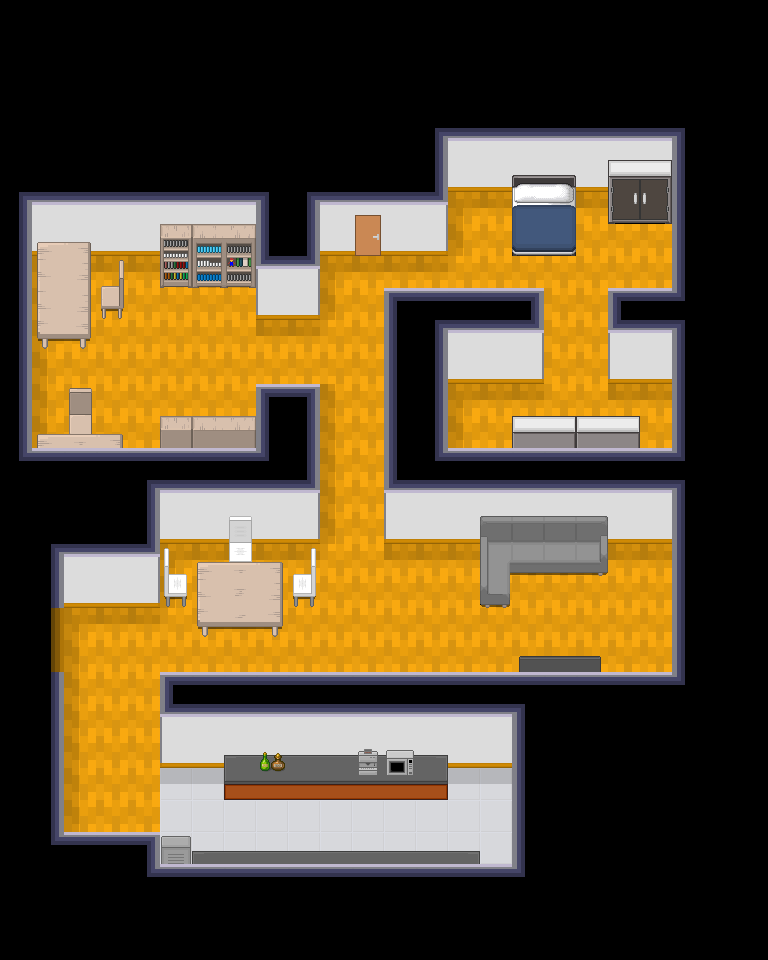

The image is a tile-based game level rendered from a .tmx file. Its description and source (layers, tilesets, objects; grid data summarised) follow:
An orthogonal 24x30 tile map with 32x32 px tiles, 5 tile layers (ground, objects, objectsOver, middleGround, ...), 4 tilesets and 95 objects (noe_notebook, albert_notebook, fridge, coffee_machine, microwave, ...).

<map version="1.4" tiledversion="1.4.1" orientation="orthogonal" renderorder="right-down" width="24" height="30" tilewidth="32" tileheight="32" infinite="0" nextlayerid="9" nextobjectid="37">
 <editorsettings>
  <export target="home.json" format="json" />
 </editorsettings>
 <tileset firstgid="1" name="room" tilewidth="32" tileheight="32" tilecount="286" columns="11">
  <image source="room.png" width="352" height="832" />
  <tile id="4">
   <objectgroup draworder="index" id="2">
    <object id="1" x="-0.131568" y="0.263182" width="32" height="32" />
   </objectgroup>
  </tile>
  <tile id="5">
   <objectgroup draworder="index" id="2">
    <object id="1" x="-0.131568" y="0.263182" width="32" height="32" />
   </objectgroup>
  </tile>
  <tile id="6">
   <objectgroup draworder="index" id="2">
    <object id="1" x="-0.131568" y="0.263182" width="32" height="32" />
   </objectgroup>
  </tile>
  <tile id="7">
   <objectgroup draworder="index" id="2">
    <object id="1" x="-0.131568" y="0.263182" width="32" height="32" />
   </objectgroup>
  </tile>
  <tile id="14">
   <objectgroup draworder="index" id="2">
    <object id="1" x="-0.131568" y="0.263182" width="32" height="32" />
   </objectgroup>
  </tile>
  <tile id="15">
   <objectgroup draworder="index" id="2">
    <object id="1" x="-0.131568" y="0.263182" width="32" height="32" />
   </objectgroup>
  </tile>
  <tile id="16">
   <objectgroup draworder="index" id="2">
    <object id="1" x="-0.131568" y="0.263182" width="32" height="32" />
   </objectgroup>
  </tile>
  <tile id="17">
   <objectgroup draworder="index" id="2">
    <object id="1" x="-0.131568" y="0.263182" width="32" height="32" />
   </objectgroup>
  </tile>
  <tile id="18">
   <objectgroup draworder="index" id="2">
    <object id="1" x="-0.131568" y="0.263182" width="32" height="32" />
   </objectgroup>
  </tile>
  <tile id="19">
   <objectgroup draworder="index" id="2">
    <object id="1" x="-0.131568" y="0.263182" width="32" height="32" />
   </objectgroup>
  </tile>
  <tile id="22">
   <objectgroup draworder="index" id="2">
    <object id="1" x="-0.131568" y="0.263182" width="32" height="32" />
   </objectgroup>
  </tile>
  <tile id="23">
   <objectgroup draworder="index" id="2">
    <object id="1" x="-0.131568" y="0.263182" width="32" height="32" />
   </objectgroup>
  </tile>
  <tile id="24">
   <objectgroup draworder="index" id="2">
    <object id="1" x="-0.131568" y="0.263182" width="32" height="32" />
   </objectgroup>
  </tile>
  <tile id="25">
   <objectgroup draworder="index" id="2">
    <object id="1" x="-0.131568" y="0.263182" width="32" height="32" />
   </objectgroup>
  </tile>
  <tile id="26">
   <objectgroup draworder="index" id="2">
    <object id="1" x="-0.131568" y="0.263182" width="32" height="32" />
   </objectgroup>
  </tile>
  <tile id="27">
   <properties>
    <property name="collides" type="bool" value="true" />
   </properties>
   <objectgroup draworder="index" id="2">
    <object id="1" x="-0.131568" y="0.263182" width="32" height="32" />
   </objectgroup>
  </tile>
  <tile id="28">
   <objectgroup draworder="index" id="2">
    <object id="1" x="-0.131568" y="0.263182" width="32" height="32" />
   </objectgroup>
  </tile>
  <tile id="29">
   <objectgroup draworder="index" id="2">
    <object id="1" x="-0.131568" y="0.263182" width="32" height="32" />
   </objectgroup>
  </tile>
  <tile id="33">
   <objectgroup draworder="index" id="2">
    <object id="1" x="-0.131568" y="0.263182" width="32" height="32" />
   </objectgroup>
  </tile>
  <tile id="34">
   <objectgroup draworder="index" id="2">
    <object id="1" x="-0.131568" y="0.263182" width="32" height="32" />
   </objectgroup>
  </tile>
  <tile id="35">
   <objectgroup draworder="index" id="2">
    <object id="1" x="-0.131568" y="0.263182" width="32" height="32" />
   </objectgroup>
  </tile>
  <tile id="36">
   <objectgroup draworder="index" id="2">
    <object id="1" x="-0.131568" y="0.263182" width="32" height="32" />
   </objectgroup>
  </tile>
  <tile id="37">
   <objectgroup draworder="index" id="2">
    <object id="1" x="-0.131568" y="0.263182" width="32" height="32" />
   </objectgroup>
  </tile>
  <tile id="40">
   <objectgroup draworder="index" id="2">
    <object id="1" x="-0.131568" y="0.263182" width="32" height="32" />
   </objectgroup>
  </tile>
  <tile id="44">
   <objectgroup draworder="index" id="2">
    <object id="1" x="-0.131568" y="0.263182" width="32" height="32" />
   </objectgroup>
  </tile>
  <tile id="47">
   <objectgroup draworder="index" id="2">
    <object id="1" x="-0.131568" y="0.263182" width="32" height="32" />
    <object id="2" x="-0.131568" y="0.263182" width="32" height="32" />
   </objectgroup>
  </tile>
  <tile id="48">
   <objectgroup draworder="index" id="2">
    <object id="1" x="-0.131568" y="0.263182" width="32" height="32" />
   </objectgroup>
  </tile>
  <tile id="51">
   <objectgroup draworder="index" id="2">
    <object id="1" x="-0.131568" y="0.263182" width="32" height="32" />
   </objectgroup>
  </tile>
  <tile id="53">
   <objectgroup draworder="index" id="2">
    <object id="1" x="-0.131568" y="0.263182" width="32" height="32" />
   </objectgroup>
  </tile>
  <tile id="54">
   <objectgroup draworder="index" id="2">
    <object id="1" x="-0.131568" y="0.263182" width="32" height="32" />
   </objectgroup>
  </tile>
  <tile id="55">
   <objectgroup draworder="index" id="2">
    <object id="1" x="-0.131568" y="0.263182" width="32" height="32" />
   </objectgroup>
  </tile>
  <tile id="59">
   <objectgroup draworder="index" id="2">
    <object id="1" x="-0.131568" y="0.263182" width="32" height="32" />
   </objectgroup>
  </tile>
  <tile id="62">
   <objectgroup draworder="index" id="2">
    <object id="1" x="-0.131568" y="0.263182" width="32" height="32" />
   </objectgroup>
  </tile>
  <tile id="77">
   <objectgroup draworder="index" id="2">
    <object id="1" x="0.973684" y="1.36842" width="32" height="32" />
   </objectgroup>
  </tile>
  <tile id="78">
   <objectgroup draworder="index" id="2">
    <object id="1" x="0.973684" y="1.36842" width="32" height="32" />
   </objectgroup>
  </tile>
  <tile id="79">
   <objectgroup draworder="index" id="2">
    <object id="1" x="-0.131568" y="0.263182" width="32" height="32" />
   </objectgroup>
  </tile>
  <tile id="80">
   <objectgroup draworder="index" id="2">
    <object id="1" x="-0.131568" y="0.263182" width="32" height="32" />
   </objectgroup>
  </tile>
  <tile id="81">
   <objectgroup draworder="index" id="2">
    <object id="1" x="-0.131568" y="0.263182" width="32" height="32" />
   </objectgroup>
  </tile>
  <tile id="82">
   <objectgroup draworder="index" id="2">
    <object id="1" x="-0.131568" y="0.263182" width="32" height="32" />
   </objectgroup>
  </tile>
  <tile id="83">
   <objectgroup draworder="index" id="2">
    <object id="1" x="-0.131568" y="0.263182" width="32" height="32" />
   </objectgroup>
  </tile>
  <tile id="84">
   <objectgroup draworder="index" id="2">
    <object id="1" x="-0.131568" y="0.263182" width="32" height="32" />
   </objectgroup>
  </tile>
  <tile id="90">
   <objectgroup draworder="index" id="2">
    <object id="1" x="-0.131568" y="0.263182" width="32" height="32" />
   </objectgroup>
  </tile>
  <tile id="91">
   <objectgroup draworder="index" id="2">
    <object id="1" x="-0.131568" y="0.263182" width="32" height="32" />
   </objectgroup>
  </tile>
  <tile id="103">
   <objectgroup draworder="index" id="2">
    <object id="1" x="-0.131568" y="0.263182" width="32" height="32" />
   </objectgroup>
  </tile>
  <tile id="104">
   <objectgroup draworder="index" id="2">
    <object id="1" x="-0.131568" y="0.263182" width="32" height="32" />
   </objectgroup>
  </tile>
  <tile id="105">
   <objectgroup draworder="index" id="2">
    <object id="1" x="0.75" y="1.25" width="32" height="32" />
   </objectgroup>
  </tile>
  <tile id="106">
   <objectgroup draworder="index" id="2">
    <object id="1" x="0.75" y="1.25" width="32" height="32" />
   </objectgroup>
  </tile>
  <tile id="110">
   <objectgroup draworder="index" id="2">
    <object id="1" x="9.74343" y="0.263182" width="22.125" height="32" />
   </objectgroup>
  </tile>
  <tile id="111">
   <objectgroup draworder="index" id="2">
    <object id="1" x="-0.131568" y="0.263182" width="32" height="32" />
   </objectgroup>
  </tile>
  <tile id="112">
   <objectgroup draworder="index" id="2">
    <object id="1" x="-0.131568" y="0.263182" width="11.875" height="32" />
   </objectgroup>
  </tile>
  <tile id="121">
   <objectgroup draworder="index" id="2">
    <object id="1" x="-0.131568" y="0.263182" width="32" height="32" />
   </objectgroup>
  </tile>
  <tile id="122">
   <objectgroup draworder="index" id="2">
    <object id="1" x="-0.131568" y="0.263182" width="32" height="32" />
   </objectgroup>
  </tile>
  <tile id="123">
   <objectgroup draworder="index" id="2">
    <object id="1" x="-0.131568" y="0.263182" width="32" height="32" />
   </objectgroup>
  </tile>
  <tile id="124">
   <objectgroup draworder="index" id="2">
    <object id="1" x="5.5048" y="0.263182" width="21.4545" height="19.7273" />
   </objectgroup>
  </tile>
  <tile id="125">
   <objectgroup draworder="index" id="2">
    <object id="1" x="5.5048" y="0.263182" width="21.4545" height="19.7273" />
   </objectgroup>
  </tile>
  <tile id="126">
   <objectgroup draworder="index" id="2">
    <object id="1" x="-0.131568" y="0.263182" width="32" height="32" />
   </objectgroup>
  </tile>
  <tile id="127">
   <objectgroup draworder="index" id="2">
    <object id="1" x="-0.131568" y="0.263182" width="32" height="32" />
   </objectgroup>
  </tile>
  <tile id="128">
   <objectgroup draworder="index" id="2">
    <object id="1" x="-0.131568" y="0.263182" width="32" height="32" />
   </objectgroup>
  </tile>
  <tile id="137">
   <objectgroup draworder="index" id="2">
    <object id="1" x="-0.131568" y="0.263182" width="32" height="32" />
   </objectgroup>
  </tile>
  <tile id="143">
   <objectgroup draworder="index" id="2">
    <object id="1" x="-0.131568" y="0.263182" width="32" height="32" />
   </objectgroup>
  </tile>
  <tile id="144">
   <objectgroup draworder="index" id="2">
    <object id="1" x="-0.131568" y="0.263182" width="32" height="32" />
   </objectgroup>
  </tile>
  <tile id="145">
   <objectgroup draworder="index" id="2">
    <object id="1" x="-0.131568" y="0.263182" width="32" height="32" />
   </objectgroup>
  </tile>
  <tile id="154">
   <objectgroup draworder="index" id="2">
    <object id="1" x="-0.131568" y="0.263182" width="32" height="32" />
   </objectgroup>
  </tile>
  <tile id="155">
   <objectgroup draworder="index" id="2">
    <object id="1" x="-0.131568" y="0.263182" width="32" height="32" />
   </objectgroup>
  </tile>
  <tile id="156">
   <objectgroup draworder="index" id="2">
    <object id="1" x="-0.131568" y="0.263182" width="32" height="32" />
   </objectgroup>
  </tile>
  <tile id="157">
   <objectgroup draworder="index" id="2">
    <object id="1" x="-0.131568" y="0.263182" width="32" height="32" />
   </objectgroup>
  </tile>
  <tile id="158">
   <objectgroup draworder="index" id="2">
    <object id="1" x="1.45455" y="1.63636" width="32" height="32" />
   </objectgroup>
  </tile>
  <tile id="159">
   <objectgroup draworder="index" id="2">
    <object id="1" x="-0.131568" y="0.263182" width="32" height="32" />
   </objectgroup>
  </tile>
  <tile id="176">
   <objectgroup draworder="index" id="2">
    <object id="1" x="-0.131568" y="0.263182" width="32" height="32" />
   </objectgroup>
  </tile>
  <tile id="177">
   <objectgroup draworder="index" id="2">
    <object id="1" x="-0.131568" y="0.263182" width="32" height="32" />
   </objectgroup>
  </tile>
  <tile id="178">
   <objectgroup draworder="index" id="2">
    <object id="1" x="-0.131568" y="0.263182" width="32" height="32" />
   </objectgroup>
  </tile>
  <tile id="181">
   <objectgroup draworder="index" id="3">
    <object id="2" x="-0.131568" y="0.263182" width="32" height="32" />
   </objectgroup>
  </tile>
  <tile id="278">
   <objectgroup draworder="index" id="2">
    <object id="1" x="-0.131568" y="0.263182" width="32" height="32" />
   </objectgroup>
  </tile>
 </tileset>
 <tileset firstgid="287" name="albert" tilewidth="32" tileheight="64" tilecount="12" columns="3">
  <image source="../sprites/albert.png" width="96" height="256" />
 </tileset>
 <tileset firstgid="299" name="noe" tilewidth="32" tileheight="64" tilecount="12" columns="3">
  <image source="../sprites/noe.png" width="96" height="256" />
 </tileset>
 <tileset firstgid="311" name="cobi" tilewidth="32" tileheight="32" tilecount="12" columns="3">
  <image source="../sprites/cobi.png" width="96" height="128" />
 </tileset>
 <layer id="1" name="ground" width="24" height="30">
  <data>[720 cells, 707 non-empty, 45 distinct tile ids]</data>
 </layer>
 <layer id="4" name="objects" width="24" height="30">
  <data>[720 cells, 73 non-empty, 32 distinct tile ids]</data>
 </layer>
 <layer id="8" name="objectsOver" width="24" height="30">
  <data>[720 cells, 6 non-empty, 6 distinct tile ids]</data>
 </layer>
 <objectgroup id="6" name="dynamicObjects">
  <object id="29" name="noe_notebook" gid="152" x="60.045" y="307.5" width="32" height="32" />
  <object id="30" name="albert_notebook" gid="151" x="66.091" y="460.818" width="32" height="32" />
 </objectgroup>
 <objectgroup id="2" name="actions">
  <object id="20" name="action" type="fridge" x="159.333" y="836.667" width="32" height="80">
   <properties>
    <property name="action" value="fridge" />
   </properties>
  </object>
  <object id="18" name="action" type="coffee_machine" x="352" y="736" width="25" height="80">
   <properties>
    <property name="action" value="coffee_machine" />
   </properties>
  </object>
  <object id="19" name="action" type="microwave" x="391.667" y="736" width="23" height="80">
   <properties>
    <property name="action" value="microwave" />
   </properties>
  </object>
  <object id="23" name="action" type="door" x="0" y="608" width="80" height="64">
   <properties>
    <property name="action" value="door" />
   </properties>
  </object>
  <object id="16" name="action" type="couch" x="515.333" y="502" width="80" height="96">
   <properties>
    <property name="action" value="couch" />
   </properties>
  </object>
  <object id="17" name="action" type="tv" x="527.333" y="670" width="64" height="80">
   <properties>
    <property name="action" value="tv" />
   </properties>
  </object>
  <object id="28" name="action" type="shelves_4" x="208" y="440" width="48" height="80">
   <properties>
    <property name="action" value="shelves_4" />
   </properties>
  </object>
  <object id="27" name="action" type="shelves_3" x="159.333" y="440" width="32" height="80">
   <properties>
    <property name="action" value="shelves_3" />
   </properties>
  </object>
  <object id="26" name="action" type="shelves_2" x="206" y="224.667" width="48" height="80">
   <properties>
    <property name="action" value="shelves_2" />
   </properties>
  </object>
  <object id="24" name="action" type="shelves_1" x="160" y="224" width="32" height="80">
   <properties>
    <property name="action" value="shelves_1" />
   </properties>
  </object>
  <object id="13" name="action" type="albert_desktop" x="36.6667" y="440" width="96" height="80">
   <properties>
    <property name="action" value="albert_desktop" />
   </properties>
  </object>
  <object id="12" name="action" type="noe_desktop" x="33" y="284.667" width="80" height="80">
   <properties>
    <property name="action" value="noe_desktop" />
   </properties>
  </object>
  <object id="8" name="action" type="bathroom" x="352" y="192" width="32" height="80">
   <properties>
    <property name="action" value="bathroom" />
   </properties>
  </object>
  <object id="5" name="action" type="wardrobe" x="574.667" y="440" width="64" height="80">
   <properties>
    <property name="action" value="wardrobe" />
   </properties>
  </object>
  <object id="21" name="action" type="wardrobe_no_down" x="512" y="440" width="64" height="80">
   <properties>
    <property name="action" value="wardrobe_no_down" />
   </properties>
  </object>
  <object id="22" name="action" type="wardrobe_no_up" x="608" y="160" width="64" height="80">
   <properties>
    <property name="action" value="wardrobe_no_up" />
   </properties>
  </object>
 </objectgroup>
 <objectgroup id="5" name="characters">
  <object id="34" name="albert" gid="288" x="576" y="243" width="32" height="64" />
  <object id="36" name="cobi" gid="314" x="629" y="305.5" width="32" height="32" />
  <object id="35" name="noe" gid="309" x="576" y="306.5" width="32" height="64" />
 </objectgroup>
 <layer id="7" name="middleGround" width="24" height="30">
  <data>[720 cells, 3 non-empty, 3 distinct tile ids]</data>
 </layer>
 <layer id="3" name="foreground" width="24" height="30">
  <data>[720 cells, 108 non-empty, 35 distinct tile ids]</data>
 </layer>
</map>
